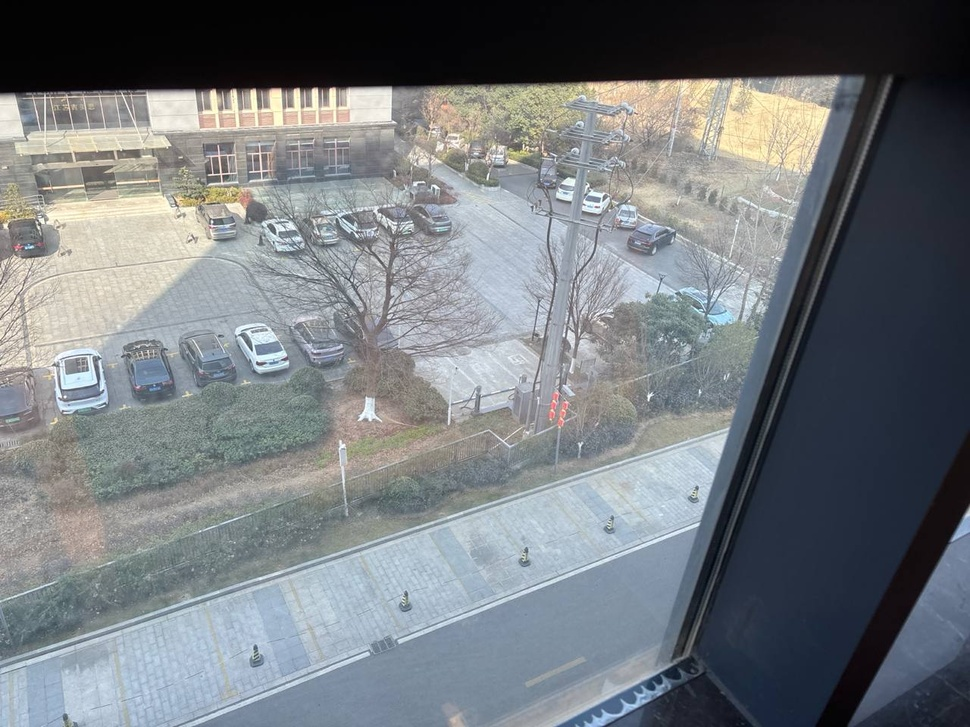
#> input picture images/photo1.jpg, 970 x 727 px, shrunk from 1280 x 960 before the run, found by its file name
$ python sift_flann.py
#> lines starting #> are read from the running program, lines starting #| are printed output that depends on the picture
import cv2
import numpy as np

# 加载两张待配准的图像
img1 = cv2.imread('/home/ubuntu/machine_learning/images/photo1.jpg', cv2.IMREAD_GRAYSCALE)
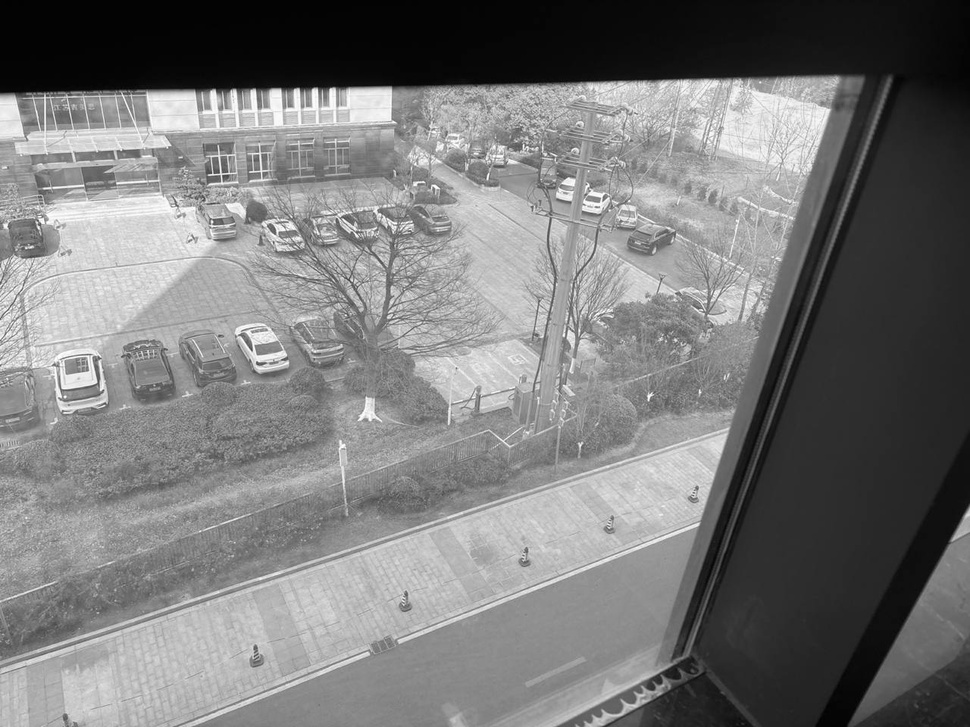
#> img1: shape (727, 970); min 1, max 255, mean 121
img2 = cv2.imread('/home/ubuntu/machine_learning/images/photo2.jpg', cv2.IMREAD_GRAYSCALE)
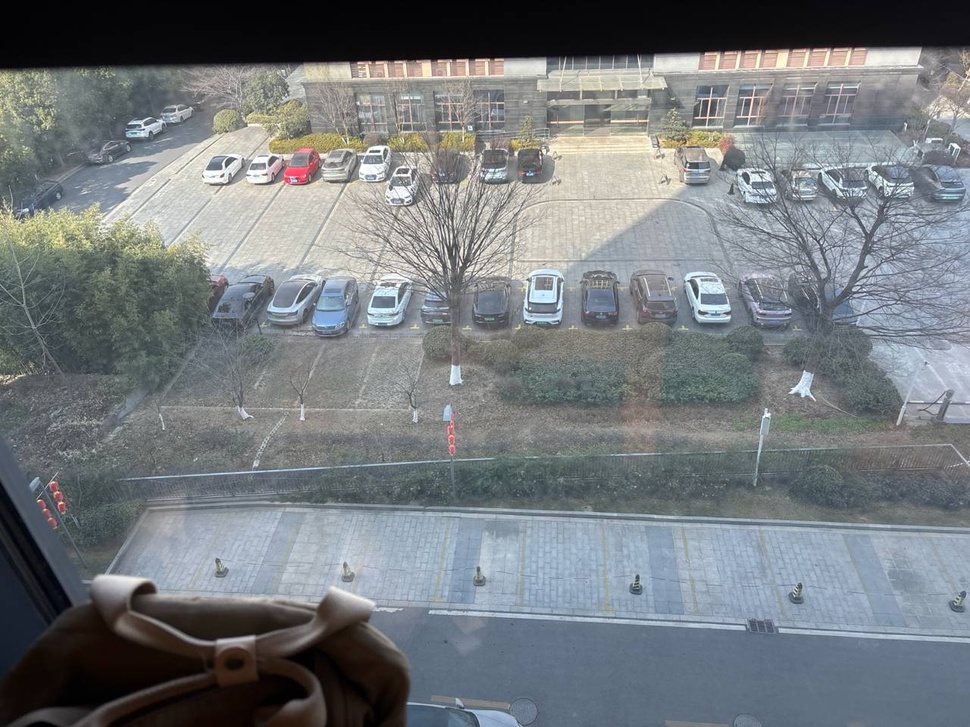
#> input picture images/photo2.jpg, 970 x 727 px, shrunk from 1280 x 960 before the run, found by its file name
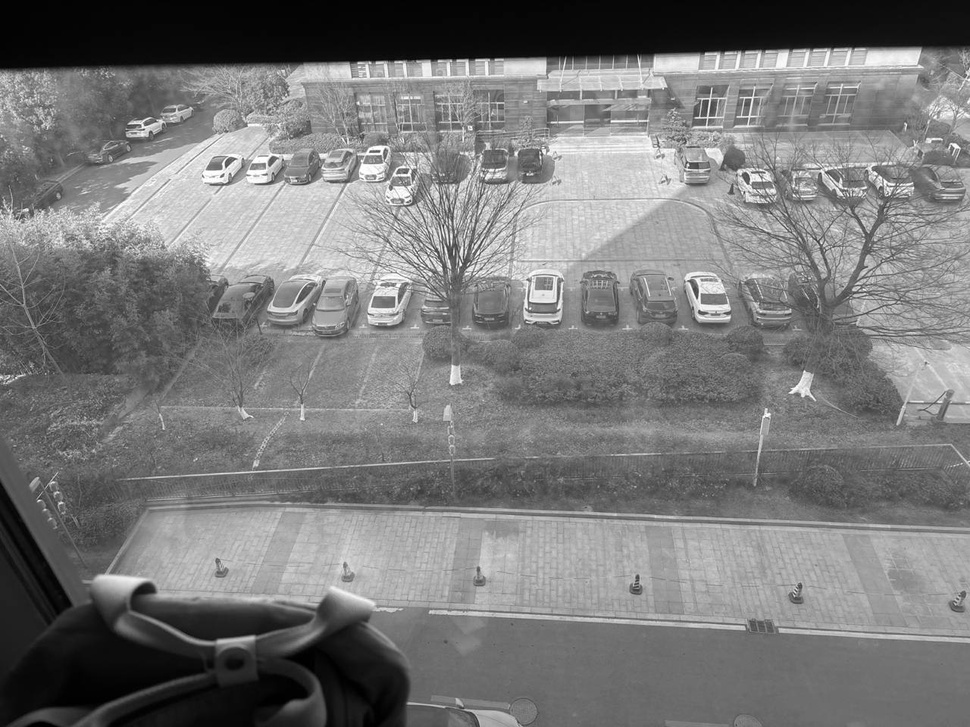
#> img2: shape (727, 970); min 0, max 255, mean 120.9

# 使用 SIFT 提取特征点
sift = cv2.SIFT_create()
kp1, des1 = sift.detectAndCompute(img1, None)
#> kp1 = 3033 keypoints; strongest (x, y, size): (773, 131, 85.9), (315, 91, 5.2), (369, 106, 32.3), (332, 91, 5.4)
kp2, des2 = sift.detectAndCompute(img2, None)
#> kp2 = 3358 keypoints; strongest (x, y, size): (460, 264, 1.9), (378, 151, 2.1), (371, 151, 1.9), (222, 176, 2.4)

# 定义 FLANN 参数
FLANN_INDEX_KDTREE = 1
index_params = dict(algorithm=FLANN_INDEX_KDTREE, trees=5)
search_params = dict(checks=50)  # 检查树的次数，值越大越精确但越慢

# 初始化 FLANN 匹配器
flann = cv2.FlannBasedMatcher(index_params, search_params)

# 进行特征匹配
matches = flann.knnMatch(des1, des2, k=2)  # 每个描述符找 2 个最近邻
#> matches = 3033 matches

# 应用比值测试（Lowe's Ratio Test）过滤错误匹配
good_matches = []
for m, n in matches:
    if m.distance < 0.7 * n.distance:  # 比值测试阈值，可调节
        good_matches.append(m)
#> after the loop, good_matches = 401 matches

# 可视化匹配结果
img_matches = cv2.drawMatches(img1, kp1, img2, kp2, good_matches, None, flags=cv2.DrawMatchesFlags_NOT_DRAW_SINGLE_POINTS)
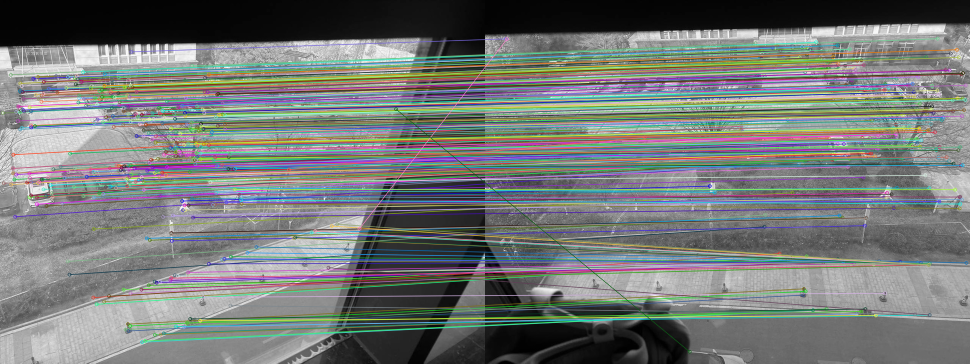
#> img_matches: shape (727, 1940, 3) (shown at 1/2 size); mean of channels 0, 1, 2 118.1, 119.8, 116.1; drawn as B, G, R

cv2.imwrite('/home/ubuntu/machine_learning/FLANN_matches.jpg', img_matches)

src_pts = np.float32([kp1[m.queryIdx].pt for m in good_matches]).reshape(-1, 1, 2)
#> src_pts = 401 rows, first 8: [5.3, 225.7], [7.01, 366.2], [7.23, 366.1], [21.29, 149.1], [22.03, 368.8], [25.56, 336.3], [25.56, 336.3], [26.15, 346.2]
dst_pts = np.float32([kp2[m.trainIdx].pt for m in good_matches]).reshape(-1, 1, 2)
#> dst_pts = 401 rows, first 8: [515.9, 153.4], [495.7, 273.9], [495.7, 273.9], [540.5, 85.8], [503.9, 278.3], [511.9, 251.9], [511.9, 251.9], [511.4, 259.7]

# 计算单应性矩阵
H, mask = cv2.findHomography(src_pts, dst_pts, cv2.RANSAC, 5.0)
#> H = [[0.396, -0.0967, 552], [-0.0367, 0.919, -48.56], [-0.000667, 0.000155, 1]]; mask = 401 values, max 1 at index 0, min 0 at index 118, mean 0.935

# 应用透视变换拼接图像
height, width = img2.shape
#> height = 727; width = 970
result = cv2.warpPerspective(img1, H, (width * 2, height))
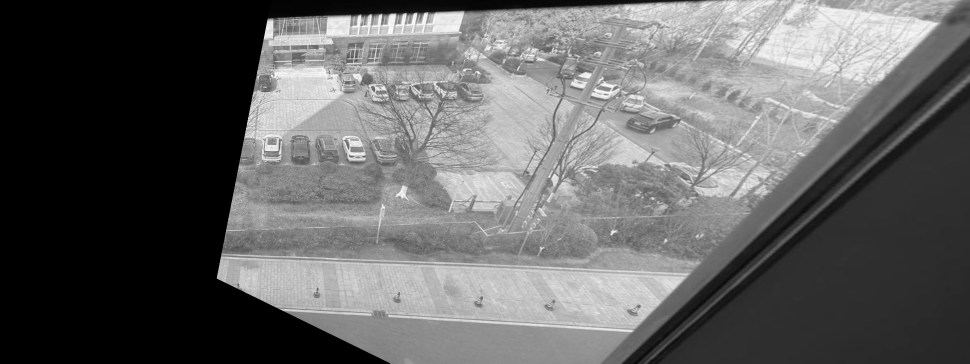
#> result: shape (727, 1940) (shown at 1/2 size); min 0, max 255, mean 99.2
cv2.imwrite('FLANNimages1.jpg',result)
result[0:height, 0:width] = img2
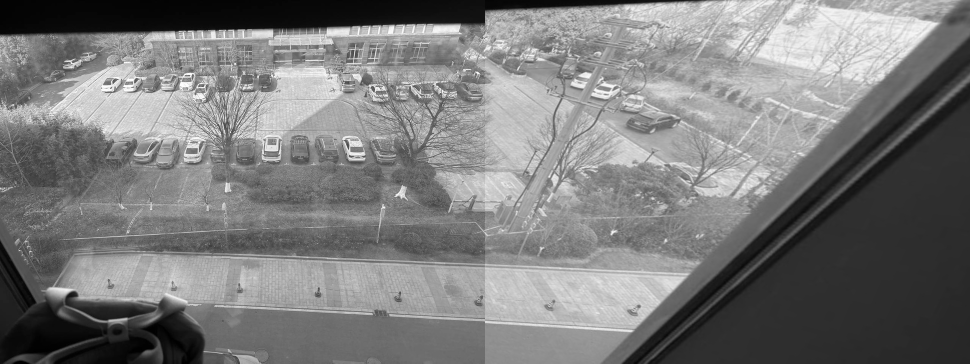
#> result: shape (727, 1940) (shown at 1/2 size); min 0, max 255, mean 123.4

cv2.imwrite('FLANNstitched.jpg', result)
